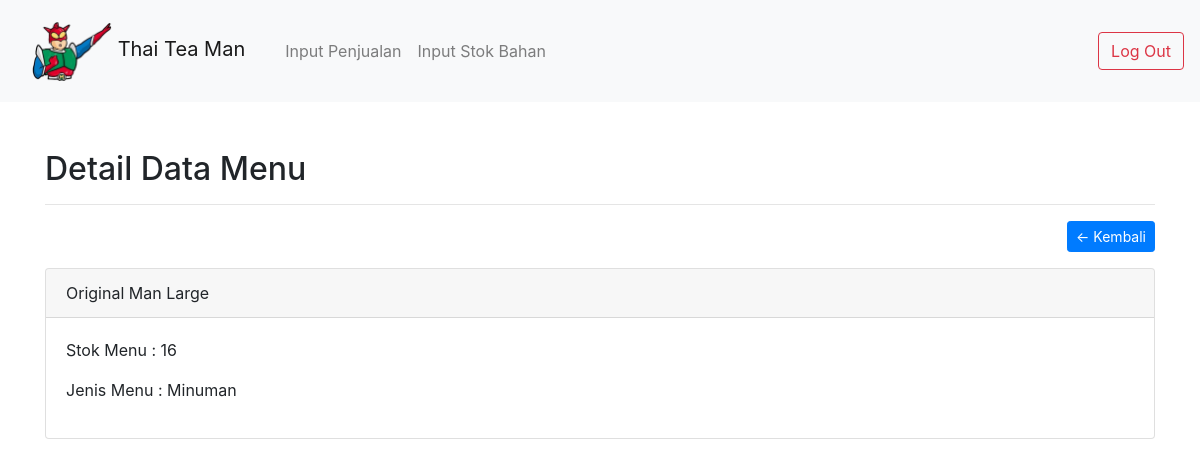
The app's page /petugas/data-barang.php?h=detail&id=37 (signed in) with its own data.
### tables this page shows
CREATE TABLE `tb_stock` (
  `id_user` int(11) NOT NULL,
  `id_barang` int(11) NOT NULL,
  `stock` bigint(20) NOT NULL DEFAULT '0'
);

CREATE TABLE `tb_barang` (
  `id` int(11) NOT NULL,
  `nama_barang` varchar(255) NOT NULL,
  `jenis_barang` varchar(255) NOT NULL,
  `harga` int(100) NOT NULL
);

### petugas/includes/detail.php (the view)
<div class="container mt-5">
	<h2>Detail Data Menu </h2>
	<hr>
	<a href="data-barang.php" class="btn btn-primary btn-sm float-right">&larr; Kembali</a>
	<div class="clearfix"></div>
	<?php
		$sql = $conn->query("SELECT * FROM tb_barang b JOIN tb_stock s ON b.id = s.id_barang WHERE b.id = '".$_GET['id']."' AND s.id_user='".$_SESSION['id_user']."'");
		$data = $sql->fetch_assoc();
	?>
	<div class="card mt-3">
		<div class="card-header">
			<?= $data['nama_barang'] ?>
		</div>
		<div class="card-body">
			<p>Stok Menu : <?= $data['stock'] ?></p>
			<p>Jenis Menu : <?= $data['jenis_barang'] ?></p>
		</div>
	</div>
</div>

### records on screen
tb_stock: id_barang.nama_barang "Original Man Large", stock "16", id_barang.jenis_barang "Minuman"
